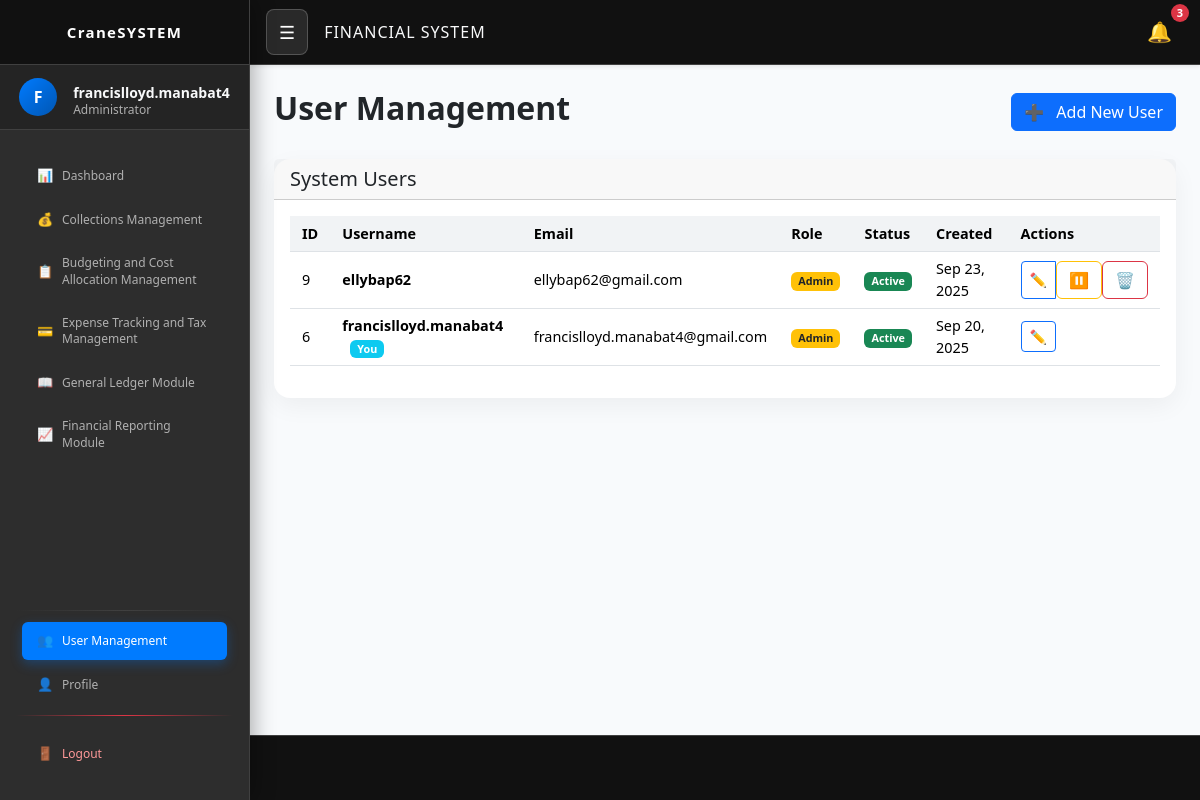
The app's page /user_management.php (signed in) with its own data.
### tables this page shows
CREATE TABLE `users` (
  `id` int(11) NOT NULL,
  `email` varchar(255) NOT NULL,
  `username` varchar(100) NOT NULL,
  `password` varchar(255) NOT NULL,
  `role` enum('admin','user') NOT NULL DEFAULT 'user',
  `created_at` timestamp NOT NULL DEFAULT current_timestamp(),
  `updated_at` timestamp NOT NULL DEFAULT current_timestamp() ON UPDATE current_timestamp(),
  `is_active` tinyint(1) DEFAULT 1
);

### user_management.php (the view, shortened to what this page needs)
<?php
require_once 'db.php';
$users_result = $conn->query("SELECT id, email, username, role, is_active, created_at FROM users ORDER BY created_at DESC");
?>
<!DOCTYPE html>
<html lang="en">
<head>
  <link href="https://cdn.jsdelivr.net/npm/bootstrap@5.3.3/dist/css/bootstrap.min.css" rel="stylesheet">
  <link rel="stylesheet" href="css/style.css" />
</head>
<body>
  <?php include 'sidebar_navbar.php'; ?>
  <div class="main-content">
    <div class="container-fluid mt-4 px-4">
      <div class="d-flex justify-content-between align-items-center mb-4">
        <h2 class="fw-bold">User Management</h2>
        <button class="btn btn-primary" data-bs-toggle="modal" data-bs-target="#addUserModal">
          <span class="me-2">➕</span> Add New User
        </button>
      </div>
      <div class="card">
        <div class="card-header">
          <h5 class="card-title mb-0">System Users</h5>
        </div>
        <div class="card-body">
          <div class="table-responsive">
            <table class="table table-hover">
              <thead>
                <tr>
                  <th>ID</th>
                  <th>Username</th>
                  <th>Email</th>
                  <th>Role</th>
                  <th>Status</th>
                  <th>Created</th>
                  <th>Actions</th>
                </tr>
              </thead>
              <tbody>
                <?php while ($user = $users_result->fetch_assoc()): ?>
                <tr>
                  <td><?php echo $user['id']; ?></td>
                  <td>
                    <strong><?php echo htmlspecialchars($user['username']); ?></strong>
                    <?php if ($user['id'] == $_SESSION['user_id']): ?>
                      <span class="badge bg-info ms-2">You</span>
                    <?php endif; ?>
                  </td>
                  <td><?php echo htmlspecialchars($user['email']); ?></td>
                  <td>
                    <span class="badge <?php echo $user['role'] === 'admin' ? 'bg-warning text-dark' : 'bg-secondary'; ?>">
                      <?php echo ucfirst($user['role']); ?>
                    </span>
                  </td>
                  <td>
                    <span class="badge <?php echo $user['is_active'] ? 'bg-success' : 'bg-danger'; ?>">
                      <?php echo $user['is_active'] ? 'Active' : 'Inactive'; ?>
                    </span>
                  </td>
                  <td><?php echo date('M j, Y', strtotime($user['created_at'])); ?></td>
                  <td>
                    <div class="btn-group btn-group-sm" role="group">
                      <button class="btn btn-outline-primary" onclick="editUser(<?php echo htmlspecialchars(json_encode($user)); ?>)">
                        ✏️
                      </button>
                      <?php if ($user['id'] != $_SESSION['user_id']): ?>
                      <form method="POST" style="display: inline;">
                        <button type="submit" class="btn <?php echo $user['is_active'] ? 'btn-outline-warning' : 'btn-outline-success'; ?>"
                                onclick="return confirm('Are you sure you want to <?php echo $user['is_active'] ? 'deactivate' : 'activate'; ?> this user?')">
                          <?php echo $user['is_active'] ? '⏸️' : '▶️'; ?>
                        </button>
                      </form>
                      <form method="POST" style="display: inline;">
                        <button type="submit" class="btn btn-outline-danger"
                                onclick="return confirm('Are you sure you want to delete this user? This action cannot be undone.')">
                          🗑️
                        </button>
                      </form>
                      <?php endif; ?>
                    </div>
                  </td>
                </tr>
                <?php endwhile; ?>
              </tbody>
            </table>
          </div>
        </div>
      </div>
    </div>
  </div>
</body>
</html>

### css/style.css (style rules this page uses)
body { background-color: #f8fafc; font-family: 'Segoe UI', sans-serif; margin: 0; padding: 0; }
.card { border: none; border-radius: 1rem; box-shadow: 0 8px 24px #0000000d; transition: transform 0.2s ease; }
.table-responsive > table.table { font-size: 0.9rem; }
.table-responsive > table.table thead th, .table-responsive > table.table tbody td { padding: 0.4rem 0.75rem; }
.table > thead > tr > th, .table > tbody > tr > td { vertical-align: middle; padding: 0.5rem 0.75rem; }
.table th { background-color: #f1f3f5; }
.table td, .table th { vertical-align: middle; }

### sidebar_navbar.php (style rules this page uses)
:root { --dark-bg: #1a1a1a; --darker-bg: #111111; --sidebar-bg: #2d2d2d; --sidebar-hover: #3d3d3d; --text-light: #ffffff; --text-muted: #b0b0b0; --accent-color: #007bff; --accent-hover: #0056b3; --border-color: #404040; --navbar-height: 65px; }
body { background-color: var(--dark-bg) !important; }
.main-content { margin-left: 250px; padding-top: 65px; padding-bottom: 65px; transition: margin-left 0.3s ease; background-color: #f8fafc !important; min-height: 100vh; box-sizing: border-box; }

### records on screen
users: id "9", username "ellybap62", email "ellybap62@gmail.com", role "Admin", is_active "Active", created_at "Sep 23, 2025"
users: id "6", username "francislloyd.manabat4", shows "You", email "francislloyd.manabat4@gmail.com", role "Admin", is_active "Active", created_at "Sep 20, 2025"

### other values on screen
$profile_initial "F"
$username "francislloyd.manabat4"
$role_display "Administrator"
